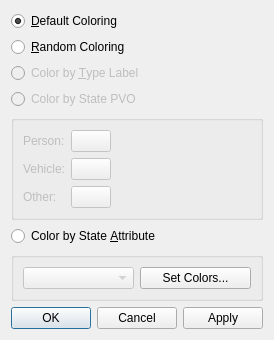
<?xml version="1.0" encoding="UTF-8"?>
<ui version="4.0">
 <class>vpTrackColorDialog</class>
 <widget class="QDialog" name="vpTrackColorDialog">
  <property name="geometry">
   <rect>
    <x>0</x>
    <y>0</y>
    <width>222</width>
    <height>296</height>
   </rect>
  </property>
  <property name="windowTitle">
   <string>Track Color</string>
  </property>
  <layout class="QVBoxLayout" name="verticalLayout">
   <item>
    <widget class="QRadioButton" name="defaultColoring">
     <property name="text">
      <string>&amp;Default Coloring</string>
     </property>
     <property name="checked">
      <bool>true</bool>
     </property>
    </widget>
   </item>
   <item>
    <widget class="QRadioButton" name="randomColoring">
     <property name="text">
      <string>&amp;Random Coloring</string>
     </property>
     <property name="checked">
      <bool>false</bool>
     </property>
    </widget>
   </item>
   <item>
    <widget class="QRadioButton" name="colorByTypeLabel">
     <property name="enabled">
      <bool>false</bool>
     </property>
     <property name="text">
      <string>Color by &amp;Type Label</string>
     </property>
    </widget>
   </item>
   <item>
    <widget class="QRadioButton" name="colorByStatePVO">
     <property name="enabled">
      <bool>false</bool>
     </property>
     <property name="text">
      <string>Color by State PVO</string>
     </property>
    </widget>
   </item>
   <item>
    <widget class="QGroupBox" name="groupBox">
     <property name="enabled">
      <bool>false</bool>
     </property>
     <property name="title">
      <string/>
     </property>
     <layout class="QFormLayout" name="formLayout">
      <item row="0" column="0">
       <widget class="QLabel" name="personLabel">
        <property name="toolTip">
         <string>This color will be used to draw thinner lines and shapes related to the event (e.g. paths, head outlines).</string>
        </property>
        <property name="text">
         <string>Person:</string>
        </property>
       </widget>
      </item>
      <item row="0" column="1">
       <widget class="qtColorButton" name="personColor">
        <property name="sizePolicy">
         <sizepolicy hsizetype="Fixed" vsizetype="Fixed">
          <horstretch>0</horstretch>
          <verstretch>0</verstretch>
         </sizepolicy>
        </property>
        <property name="text">
         <string/>
        </property>
       </widget>
      </item>
      <item row="1" column="0">
       <widget class="QLabel" name="vehicleLabel">
        <property name="toolTip">
         <string>This color will be used to draw thinner lines and shapes related to the event (e.g. paths, head outlines).</string>
        </property>
        <property name="text">
         <string>Vehicle:</string>
        </property>
       </widget>
      </item>
      <item row="1" column="1">
       <widget class="qtColorButton" name="vehicleColor">
        <property name="sizePolicy">
         <sizepolicy hsizetype="Fixed" vsizetype="Fixed">
          <horstretch>0</horstretch>
          <verstretch>0</verstretch>
         </sizepolicy>
        </property>
        <property name="text">
         <string/>
        </property>
       </widget>
      </item>
      <item row="2" column="0">
       <widget class="QLabel" name="otherLabel">
        <property name="toolTip">
         <string>This color will be used to draw thinner lines and shapes related to the event (e.g. paths, head outlines).</string>
        </property>
        <property name="text">
         <string>Other:</string>
        </property>
       </widget>
      </item>
      <item row="2" column="1">
       <widget class="qtColorButton" name="otherColor">
        <property name="sizePolicy">
         <sizepolicy hsizetype="Fixed" vsizetype="Fixed">
          <horstretch>0</horstretch>
          <verstretch>0</verstretch>
         </sizepolicy>
        </property>
        <property name="text">
         <string/>
        </property>
       </widget>
      </item>
     </layout>
    </widget>
   </item>
   <item>
    <widget class="QRadioButton" name="colorByStateAttribute">
     <property name="text">
      <string>Color by State &amp;Attribute</string>
     </property>
    </widget>
   </item>
   <item>
    <widget class="QGroupBox" name="groupBox_2">
     <property name="title">
      <string/>
     </property>
     <layout class="QHBoxLayout" name="horizontalLayout">
      <item>
       <widget class="QComboBox" name="attributeGroup">
        <property name="enabled">
         <bool>false</bool>
        </property>
       </widget>
      </item>
      <item>
       <widget class="QPushButton" name="setColors">
        <property name="text">
         <string>Set Colors...</string>
        </property>
       </widget>
      </item>
     </layout>
    </widget>
   </item>
   <item>
    <spacer name="verticalSpacer">
     <property name="orientation">
      <enum>Qt::Vertical</enum>
     </property>
     <property name="sizeHint" stdset="0">
      <size>
       <width>20</width>
       <height>40</height>
      </size>
     </property>
    </spacer>
   </item>
   <item>
    <widget class="QDialogButtonBox" name="buttonBox">
     <property name="orientation">
      <enum>Qt::Horizontal</enum>
     </property>
     <property name="standardButtons">
      <set>QDialogButtonBox::Apply|QDialogButtonBox::Cancel|QDialogButtonBox::Ok</set>
     </property>
    </widget>
   </item>
  </layout>
 </widget>
 <customwidgets>
  <customwidget>
   <class>qtColorButton</class>
   <extends>QPushButton</extends>
   <header location="global">qtColorButton.h</header>
  </customwidget>
 </customwidgets>
 <resources/>
 <connections>
  <connection>
   <sender>buttonBox</sender>
   <signal>accepted()</signal>
   <receiver>vpTrackColorDialog</receiver>
   <slot>accept()</slot>
   <hints>
    <hint type="sourcelabel">
     <x>248</x>
     <y>254</y>
    </hint>
    <hint type="destinationlabel">
     <x>157</x>
     <y>274</y>
    </hint>
   </hints>
  </connection>
  <connection>
   <sender>buttonBox</sender>
   <signal>rejected()</signal>
   <receiver>vpTrackColorDialog</receiver>
   <slot>reject()</slot>
   <hints>
    <hint type="sourcelabel">
     <x>316</x>
     <y>260</y>
    </hint>
    <hint type="destinationlabel">
     <x>286</x>
     <y>274</y>
    </hint>
   </hints>
  </connection>
 </connections>
</ui>
